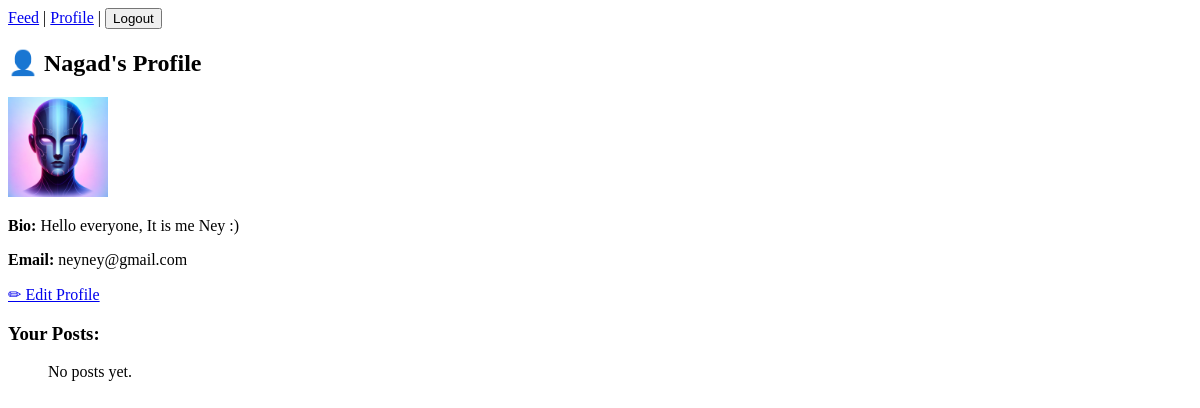
/users/profile/ (signed in), run on an earlier commit of the app's database.
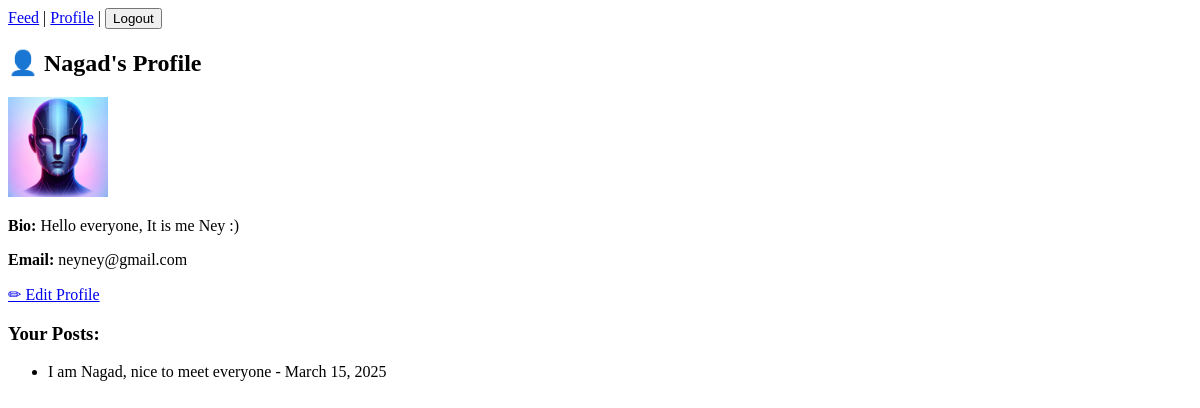
And on a later commit of the database.
### users/models.py (models this page shows, shortened)
class CustomUser(AbstractUser):
    bio = models.TextField(blank=True, null=True)  # Optional user bio
    profile_image = models.ImageField(
        upload_to="profile_pics/",
        blank=True,
        null=True
    )
    invite_code = models.CharField(max_length=10, blank=True, null=True)  # Invite code for access control
    def get_profile_image(self):
        if self.profile_image and hasattr(self.profile_image, "url"):
            return self.profile_image.url  # Use uploaded image
        return static("profile_pics/default_profile.webp")  # Serve default avatar

class Post(models.Model):
    user = models.ForeignKey(CustomUser, on_delete=models.CASCADE, related_name='posts')  # Link post to user
    content = models.TextField()  # Post content (text)
    created_at = models.DateTimeField(auto_now_add=True)  # Auto timestamp
    likes = models.ManyToManyField(CustomUser, related_name='liked_posts', blank=True)  # Many users can like a post
    class Meta:
        ordering = ['-created_at']  # Ensure newest posts show first

### users/views.py (the view)
# urls.py: path('profile/', profile_view, name='profile'),
@login_required
def profile_view(request):
    return render(request, 'users/profile.html', {'user': request.user})

### users/templates/users/profile.html
{% extends "base.html" %}
{% block content %}
<h2>👤 {{ user.username }}'s Profile</h2>
<img src="{{ user.get_profile_image }}" alt="Profile Image" width="100" onerror="this.onerror=null;this.src='/static/profile_pics/default_profile.webp';">
<p><strong>Bio:</strong> {{ user.bio|default:"No bio yet." }}</p>
<p><strong>Email:</strong> {{ user.email }}</p>
<a href="{% url 'profile_edit' %}">✏ Edit Profile</a>
<h3>Your Posts:</h3>
<ul>
    {% for post in user.posts.all %}
        <li>{{ post.content }} - {{ post.created_at|date:"F j, Y" }}</li>
    {% empty %}
        <p>No posts yet.</p>
    {% endfor %}
</ul>
{% endblock %}

### templates/base.html (shortened to what this page needs)
<!DOCTYPE html>
<html lang="en">
<head>
</head>
<body>
    <nav>
        {% if user.is_authenticated %}
        <a href="{% url 'feed' %}">Feed</a> |
            <a href="{% url 'profile' %}">Profile</a> |
            <form id="logout-form" action="{% url 'logout' %}" method="post" style="display: inline;">
                <button type="submit">Logout</button>
            </form>
        {% else %}
            <a href="{% url 'login' %}">Login</a>
            <a href="{% url 'register' %}">Register</a>
        {% endif %}
    </nav>
    <main>
        {% block content %}{% endblock %}
    </main>
</body>
</html>

What changed in the data, as far as the page shows it:
added Post: content "I am Nagad, nice to meet everyone", created_at "March 15, 2025"
Also different on the page:
text no longer shown: "No posts yet."
